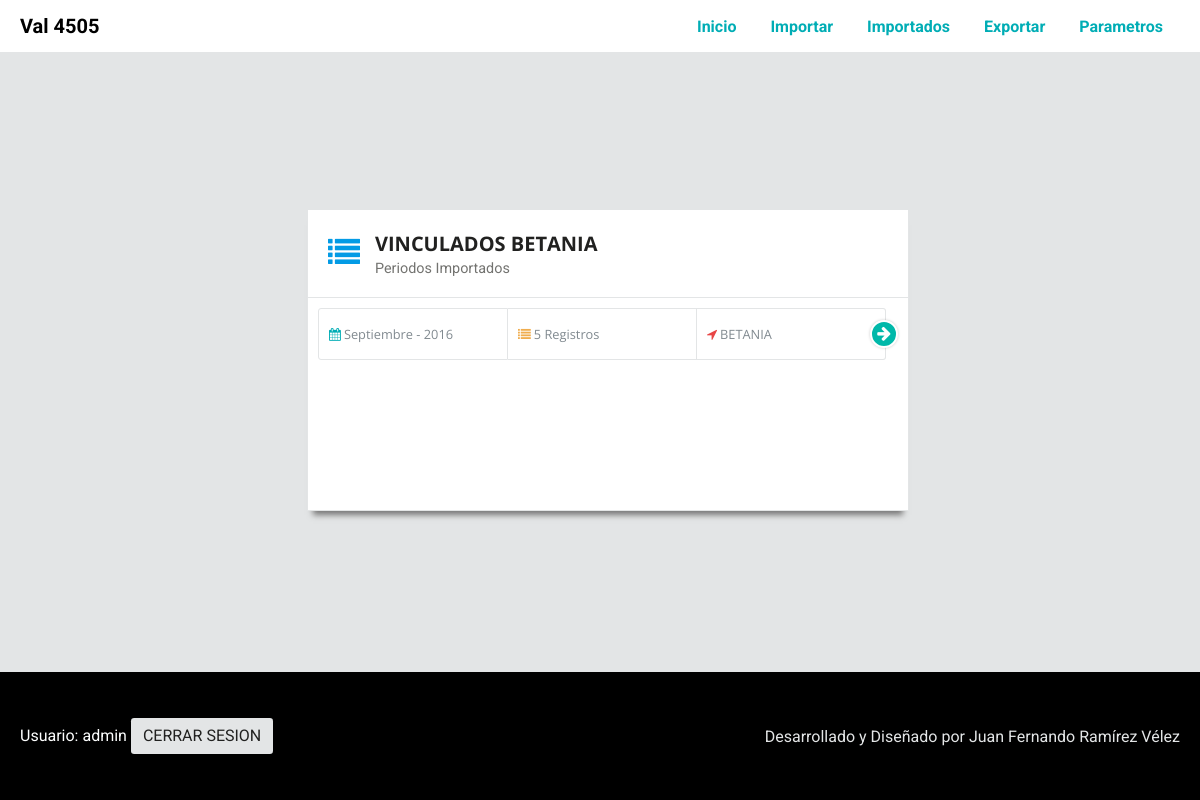
The app's page /dist/inicio.php?menu=11&CodEPS=05091&CodMun=1 (signed in) with its own data.
### tables this page shows
CREATE TABLE `entidades` (
  `ENTIDAD_ID` int(11) NOT NULL AUTO_INCREMENT,
  `ENTIDAD_COD` varchar(45) DEFAULT NULL,
  `ENTIDAD_NAME` varchar(45) DEFAULT NULL,
  PRIMARY KEY (`ENTIDAD_ID`),
  UNIQUE KEY `ENTIDAD_ID_UNIQUE` (`ENTIDAD_ID`)
);

### dist/clases/class.ConnectionMySQL.php (called while the page is built)
<?php
abstract class ConnectionMySQL {
	private static $db_host = 'localhost';
	private static $db_user = 'root';
	private static $db_pass = '1234321234Juan';
	protected $db_name = 'val4505';
	public function __construct(){
		$dns = "mysql:host=" . self::$db_host . ";dbname=" . $this->db_name;
		$options = array( PDO::MYSQL_ATTR_LOCAL_INFILE => 1,PDO::ATTR_ERRMODE => PDO::ERRMODE_EXCEPTION,PDO::MYSQL_ATTR_INIT_COMMAND => 'SET NAMES utf8');
	try {
		$this->conn = new PDO($dns, self::$db_user, self::$db_pass, $options);
	} catch(PDOException $e){
            $this->error = $e->getMessage();
        }
	}
}
?>

### dist/clases/class.Menu.php (called while the page is built, shortened)
<?php
require_once ("class.ConnectionMySQL.php");
class Menu extends ConnectionMySQL {
	public function getMenu ($id_menu) {
		$this->query = $this->conn->prepare('SELECT MENU_ID, MENU_NAME, MENU_HTML FROM menu WHERE MENU_ID ='.$id_menu);
		$this->query->execute();
		return $this->query->fetchAll(PDO::FETCH_BOTH);
	}
}
?>

### dist/clases/class.Entidad.php (called while the page is built, shortened)
<?php
require_once ("class.ConnectionMySQL.php");
class Entidad extends ConnectionMySQL {
	public function getEntidadId ($idEntidad) {
		$this->query = $this->conn->prepare("SELECT ENTIDAD_ID, ENTIDAD_COD, ENTIDAD_NAME FROM entidades WHERE ENTIDAD_COD = '$idEntidad' ");
		$this->query->execute();
		return $this->query->fetchAll(PDO::FETCH_BOTH);
	}
	public function getListPeriodosId ($CodigoEntidad, $IdUsuario, $CodigoMunicipio) {
		$this->query = $this->conn->prepare(
			"SELECT COUNT(CodigoEntidad) AS Registros
			,ENTIDAD_NAME AS Entidad
			,IdUsuario
			,CodigoEntidad
			,CodigoMunicipio
			,municipios.MUN_NAME AS Municipio
			,FechaInicialReg
			,FechaFinalReg
			,substr(FechaFinalReg,6,2) AS CodPer
			,substr(FechaFinalReg,1,4) AS Año
			,case substr(FechaFinalReg,6,2)
				WHEN '01' THEN 'Enero'
				WHEN '02' THEN 'Febrero'
				WHEN '03' THEN 'Marzo'
				WHEN '04' THEN 'Abril'
				WHEN '05' THEN 'Mayo'
				WHEN '06' THEN 'Junio'
				WHEN '07' THEN 'Julio'
				WHEN '08' THEN 'Agosto'
				WHEN '09' THEN 'Septiembre'
				WHEN '10' THEN 'Octubre'
				WHEN '11' THEN 'Noviembre'
				WHEN '12' THEN 'Diciembre'
				END AS Periodo
			FROM rped
			LEFT JOIN entidades ON rped.CodigoEntidad = entidades.ENTIDAD_COD
			LEFT JOIN municipios ON rped.CodigoMunicipio = municipios.MUN_ID
			WHERE CodigoEntidad = '$CodigoEntidad'
			AND IdUsuario = '$IdUsuario'
			AND CodigoMunicipio = '$CodigoMunicipio'
			GROUP BY CodigoEntidad, FechaFinalReg
			ORDER BY Año DESC, CodPer DESC");
		$this->query->execute();
		return $this->query->fetchAll(PDO::FETCH_BOTH);
	}
}
?>

### dist/clases/class.Session.php (called while the page is built, shortened)
<?php
class sesion {
  public function get($nombre) {
     if (isset ( $_SESSION [$nombre] )) {
        return $_SESSION [$nombre];
     } else {
         return false;
     }
  }
}
?>

### dist/page.ImportadosEntidad.php (the view)
<div class="row-container">
	<div class="box box-middle">
		<div class="head-container">
			<div class="head-icon">
				<i class="fa fa fa-list fa-2x" aria-hidden="true"></i>
			</div>
			<div class="title-container">
				<div class="title">
					<?php echo $Ent[$i]["ENTIDAD_NAME"];?>
				</div>
				<div class="subtitle">
					Periodos Importados
				</div>
			</div>
		</div>
		<?php
		$DetPer = $objEntidad->getListPeriodosId($_GET["CodEPS"],$sesion->get("idUsuario"),$_GET["CodMun"]);
		?>
		<div class="param-content">
			<?php
				$CodUs = $sesion->get("idUsuario");
				$CodMun = $_GET["CodMun"];
				$CodEPS = $_GET["CodEPS"];
			for ($i=0;$i<sizeof($DetPer);$i++)
			{
			$Per = $DetPer[$i]["FechaFinalReg"];
			?>
			<div class="wid2">
				<div class="wid2__box1">
					<i class="fa fa-calendar" aria-hidden="true"></i><?php echo $DetPer[$i]["Periodo"]." - ".$DetPer[$i]["Año"];?>
				</div>
				<div class="wid2__box2">
					<i class="fa fa-list" aria-hidden="true"></i><?php echo $DetPer[$i]["Registros"]. " Registros";?>
				</div>
				<div class="wid2__box3">
					<i class="fa fa-location-arrow" aria-hidden="true"></i><?php echo $DetPer[$i]["Municipio"];?>
				</div>
				<div class="wid2__icon">
					<a href="?menu=12&CodEPS=<?php echo $CodEPS?>&CodMun=<?php echo $CodMun;?>&CodUs=<?php echo $CodUs;?>&Per=<?php echo $Per;?>">
						<i class="fa fa-arrow-right fa-inverse" aria-hidden="true"></i>
					</a>
				</div>
			</div>
			<?php
			}
			?>
		</div>
	</div>
</div>

### dist/inicio.php (shortened to what this page needs)
<?php
    require_once("clases/class.Session.php");
    require_once ("clases/class.Menu.php");
    require_once ("clases/class.Entidad.php");
    $objEntidad = new Entidad();
    $objMenu = new Menu();
    $sesion = new sesion();
    if (isset($_GET['menu'])){
        $id = $objMenu->getMenu($_GET['menu']);
    }
    if (isset($_GET['CodEPS'])){
        $Ent = $objEntidad->getEntidadId($_GET['CodEPS']);
    }
?>
<!doctype html>
<html lang="es">
    <head>
        <link rel="stylesheet" href="./css/style.css">
        <link rel="stylesheet" href="https://cdnjs.cloudflare.com/ajax/libs/font-awesome/4.4.0/css/font-awesome.css">
    </head>
    <body class="flex-body">
	<header>
            <div class="logo"><a href="inicio.php">Val 4505</a></div>
            <nav role="navigation">
                <ul class="menu">
                    <li><a href="inicio.php">Inicio</a></li>
                    <li><a href="?menu=6">Importar</a></li>
                    <li><a href="?menu=10">Importados</a></li>
                    <li><a href="?menu=7">Exportar</a></li>
                    <li><a href="?menu=2">Parametros</a></li>
                </ul>
        </nav>
        </header>
        <div class="container">
                <?php
                    if (!empty($_GET["menu"]))
                    {
                        for ($i=0;$i<sizeof($id);$i++)
                        {
                        include ($id["$i"]["MENU_HTML"].".php");
                        }
                    }
                    else
                    {
                    }
                ?>
        </div>
        <footer>
            <div class="footer-usuario">
                Usuario:  <?php echo $sesion->get("usuario");?> <button class="btn btn-default" ><a href="modulos/module.CerrarSesion.php"> Cerrar Sesion </a></button>
            </div>
            <div class="footer-derechos">
                Desarrollado y Diseñado por Juan Fernando Ramírez Vélez
            </div>
        </footer>
    </body>
</html>

### records on screen
entidades: ENTIDAD_NAME "VINCULADOS BETANIA", Periodo "Septiembre", Año "2016", Registros "5", Municipio "BETANIA"

### other values on screen
$sesion->get("usuario") "admin"
